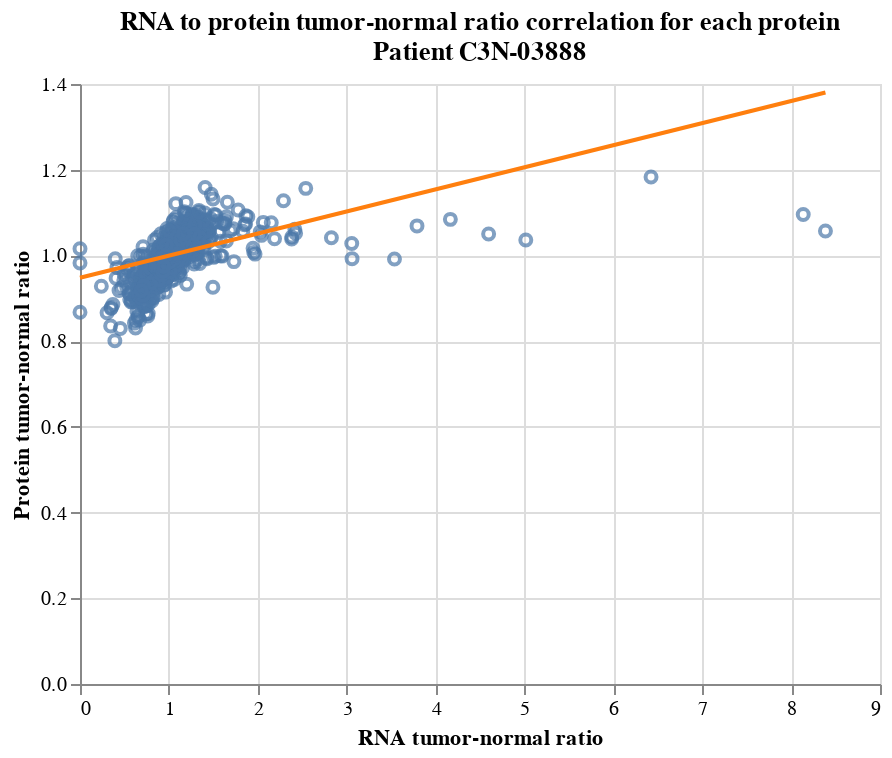

Notebook cell for this chart:
### Code cell
for cancer_type in ["hnscc"]:
    ratios = residuals[cancer_type][["Patient_ID", "Tissue", "Gene", "Proteomics", "Transcriptomics"]].\
    pivot_table(
        index=["Patient_ID", "Gene"],
        columns="Tissue",
        values=["Proteomics", "Transcriptomics"],
        aggfunc=np.mean, # To handle duplicates--temp until we get Database_ID
    ).\
    reset_index(drop=False)
    ratios = cput.reduce_multiindex(ratios, flatten=True)
    
    def make_cols_ratio(df, col1, col2, ratio_col_name):
        return df.\
        assign(**{ratio_col_name: df[col1] / df[col2]}).\
        drop(columns=[col1, col2])
    
    ratios = make_cols_ratio(
        ratios, 
        "Proteomics_Tumor", 
        "Proteomics_Normal", 
        "Prot_Tumor_Normal_Ratio"
    )
    ratios = make_cols_ratio(
        ratios, 
        "Transcriptomics_Tumor", 
        "Transcriptomics_Normal", 
        "RNA_Tumor_Normal_Ratio"
    )
    
ratios = ratios[ratios["Patient_ID"] == "C3N-03888"]

scatter = alt.Chart(ratios).mark_point().encode(
    x=alt.X(
        "RNA_Tumor_Normal_Ratio",
        title="RNA tumor-normal ratio"
    ),
    y=alt.Y(
        "Prot_Tumor_Normal_Ratio",
        title="Protein tumor-normal ratio"
    ),
)

chart = (scatter + scatter.transform_regression("RNA_Tumor_Normal_Ratio", "Prot_Tumor_Normal_Ratio").mark_line(color="#FF7F0E")).properties(
    title=["RNA to protein tumor-normal ratio correlation for each protein", "Patient C3N-03888"]
)
chart

### Figure 1 — Vega-Lite specification as saved in the notebook (floating-point values rounded to 4 significant figures; data arrays with more than 128 entries replaced by an {"elided": "..."} marker saying what was removed)
{"config": {"view": {"continuousWidth": 400, "continuousHeight": 300}}, "layer": [{"mark": "point", "encoding": {"x": {"type": "quantitative", "field": "RNA_Tumor_Normal_Ratio", "title": "RNA tumor-normal ratio"}, "y": {"type": "quantitative", "field": "Prot_Tumor_Normal_Ratio", "title": "Protein tumor-normal ratio"}}}, {"mark": {"type": "line", "color": "#FF7F0E"}, "encoding": {"x": {"type": "quantitative", "field": "RNA_Tumor_Normal_Ratio", "title": "RNA tumor-normal ratio"}, "y": {"type": "quantitative", "field": "Prot_Tumor_Normal_Ratio", "title": "Protein tumor-normal ratio"}}, "transform": [{"on": "RNA_Tumor_Normal_Ratio", "regression": "Prot_Tumor_Normal_Ratio"}]}], "data": {"name": "data-7f1505ab3cc43f358a16fae5a8f420e8"}, "title": ["RNA to protein tumor-normal ratio correlation for each protein", "Patient C3N-03888"], "$schema": "https://vega.github.io/schema/vega-lite/v4.8.1.json", "datasets": {"data-7f1505ab3cc43f358a16fae5a8f420e8": {"elided": "2914 records"}}}
